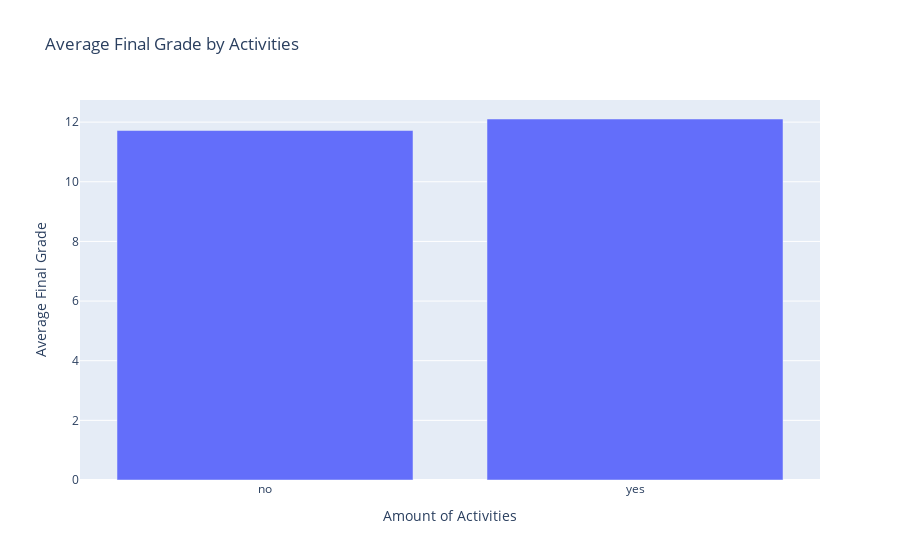

Source (notebook cell):
### Markdown cell above
This bar graph compares average GPA to the amount of freetime the students have. It shows that students with two hours of freetime have the highest average GPA.

### Code cell
newDF_2 = DF_2.groupby('activities')['G3'].mean().reset_index()

fig = px.bar(newDF_2,
             x='activities',
             y='G3',
             title='Average Final Grade by Activities',
             labels={'G3': 'Average Final Grade', 'activities': 'Amount of Activities'})

fig

### Figure 1 — Plotly figure (JSON) as saved in the notebook; plotly's stock layout.template omitted (floating-point values rounded to 4 significant figures)
{"data": [{"hovertemplate": "Amount of Activities=%{x}<br>Average Final Grade=%{y}<extra></extra>", "legendgroup": "", "marker": {"color": "#636efa", "pattern": {"shape": ""}}, "name": "", "orientation": "v", "showlegend": false, "textposition": "auto", "type": "bar", "x": ["no", "yes"], "xaxis": "x", "y": [11.72, 12.1], "yaxis": "y"}], "layout": {"barmode": "relative", "legend": {"tracegroupgap": 0}, "title": {"text": "Average Final Grade by Activities"}, "xaxis": {"anchor": "y", "domain": [0, 1], "title": {"text": "Amount of Activities"}}, "yaxis": {"anchor": "x", "domain": [0, 1], "title": {"text": "Average Final Grade"}}}}
